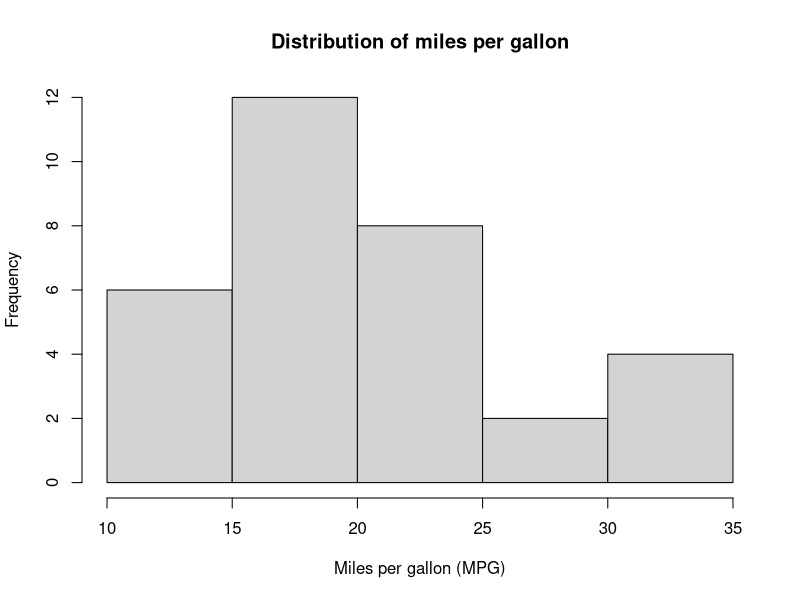
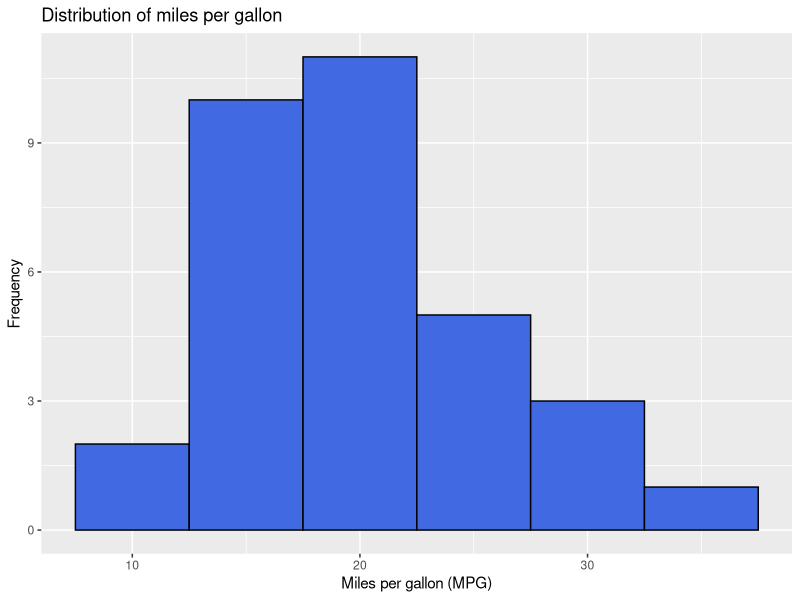

These charts were generated, in order, by the following R code:
## ---- chunk 1
# Standard arithmetic operations
5 + 3
4 * 7

# Exponents and order of operations
(5 + 5) * 2
## ---- chunk 2
# The value 10 is assigned to the object 'a'
a <- 10

# Perform a calculation with 'a' and store it in a new object
result <- a * 5

# Display the contents of the object
result
## ---- chunk 3
# The sqrt() function computes the square root
sqrt(144)

# The round() function rounds a number
round(3.14159, digits = 2)
## ---- chunk 4
# Your code here
## ---- chunk 5
# View the first 6 rows
head(mtcars)

# Inspect the structure (column names and data types)
str(mtcars)

# Obtain a statistical summary
summary(mtcars)
## ---- chunk 6
# Your code here
## ---- chunk 7
# Base R histogram
hist(mtcars$mpg,
     main = "Distribution of miles per gallon",
     xlab = "Miles per gallon (MPG)")
## ---- chunk 8
# Your code here
## ---- chunk 9
library(ggplot2)
## ---- chunk 10
# Histogram with ggplot2
ggplot(data = mtcars, mapping = aes(x = mpg)) +
  geom_histogram(binwidth = 5, fill = "royalblue", color = "black") +
  labs(title = "Distribution of miles per gallon",
       x = "Miles per gallon (MPG)",
       y = "Frequency")
## ---- chunk 11
# Your ggplot2 code here
## ---- chunk 12
# Your ggplot2 code here
